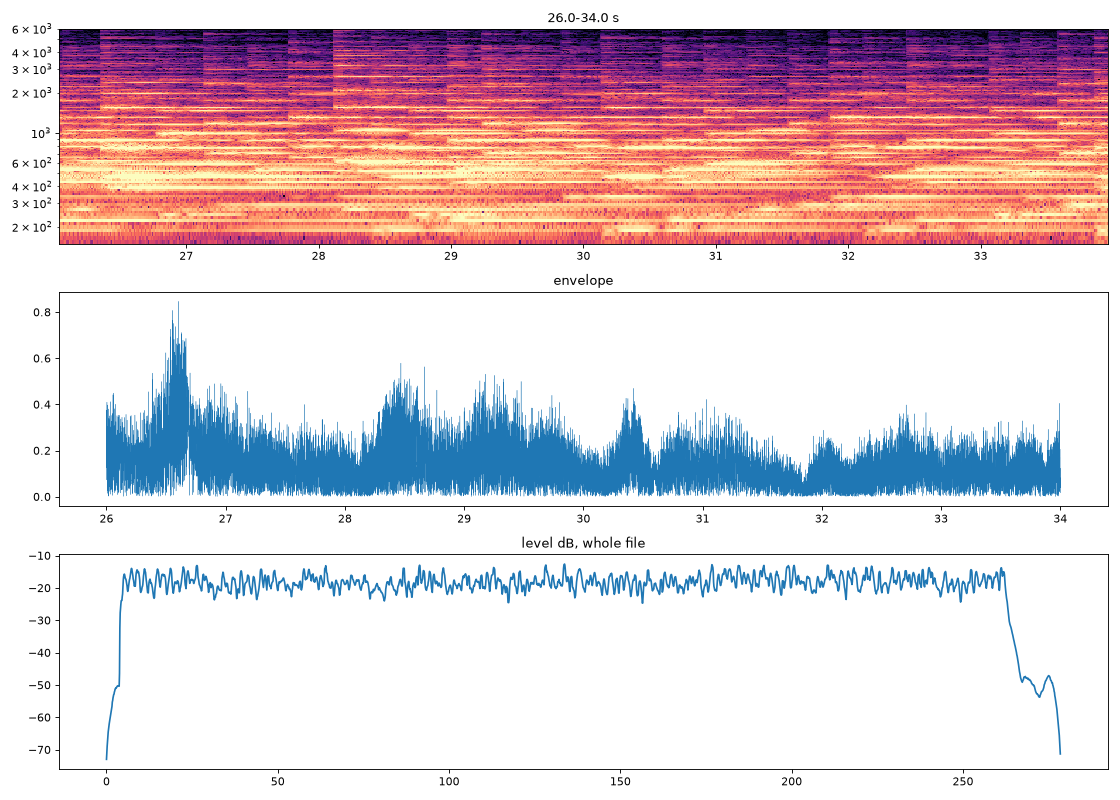

Here is the Python script that generated this plot:
import sys, numpy as np, wave, matplotlib; matplotlib.use("Agg"); import matplotlib.pyplot as plt
from scipy import signal
fn = sys.argv[1]; a, b = float(sys.argv[2]), float(sys.argv[3])
w=wave.open(fn); sr=w.getframerate(); x=np.frombuffer(w.readframes(w.getnframes()),"<i2").reshape(-1,2)[:,0]/32768
fig,ax=plt.subplots(3,1,figsize=(14,10))
seg=x[int(a*sr):int(b*sr)]
f,t,S=signal.spectrogram(seg,sr,nperseg=4096,noverlap=3584)
ax[0].pcolormesh(t+a,f,10*np.log10(S+1e-12),vmin=-115,vmax=-45,shading="auto",cmap="magma"); ax[0].set_yscale("log"); ax[0].set_ylim(150,6000); ax[0].set_title(f"{a}-{b} s")
env=np.abs(signal.hilbert(seg)); ax[1].plot(np.arange(len(seg))/sr+a, env, lw=0.3); ax[1].set_title("envelope")
c=np.concatenate([[0],np.cumsum(x**2)]); k=sr//2; r=np.sqrt((c[k:]-c[:-k])/k)[::sr//10]; ax[2].plot(np.arange(len(r))/10, 20*np.log10(r+1e-9)); ax[2].set_title("level dB, whole file")
plt.tight_layout(); plt.savefig("spec.png",dpi=80)
